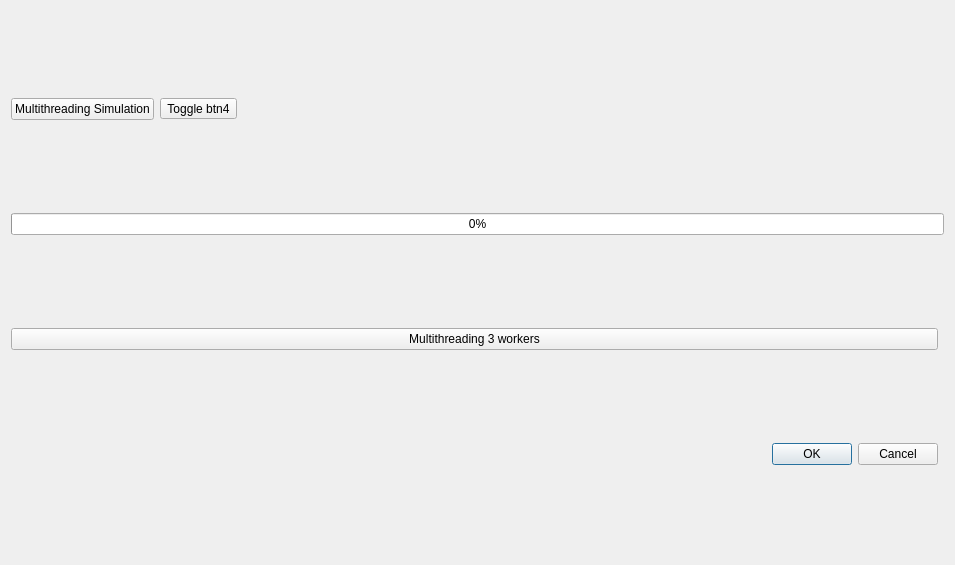
<?xml version="1.0" encoding="UTF-8"?>
<ui version="4.0">
 <class>d_multithreading</class>
 <widget class="QDialog" name="d_multithreading">
  <property name="geometry">
   <rect>
    <x>0</x>
    <y>0</y>
    <width>955</width>
    <height>565</height>
   </rect>
  </property>
  <property name="windowTitle">
   <string>Dialog</string>
  </property>
  <layout class="QGridLayout" name="gridLayout">
   <item row="4" column="0" colspan="3">
    <widget class="QProgressBar" name="m_progressBar">
     <property name="value">
      <number>0</number>
     </property>
    </widget>
   </item>
   <item row="5" column="0" colspan="2">
    <widget class="QPushButton" name="btn2">
     <property name="text">
      <string>Multithreading 3 workers</string>
     </property>
    </widget>
   </item>
   <item row="3" column="1">
    <widget class="QToolButton" name="tb1">
     <property name="text">
      <string>Toggle btn4</string>
     </property>
     <property name="checkable">
      <bool>true</bool>
     </property>
    </widget>
   </item>
   <item row="6" column="1">
    <widget class="QDialogButtonBox" name="buttonBox">
     <property name="orientation">
      <enum>Qt::Horizontal</enum>
     </property>
     <property name="standardButtons">
      <set>QDialogButtonBox::Cancel|QDialogButtonBox::Ok</set>
     </property>
    </widget>
   </item>
   <item row="3" column="0">
    <widget class="QPushButton" name="btn1">
     <property name="text">
      <string>Multithreading Simulation</string>
     </property>
    </widget>
   </item>
  </layout>
 </widget>
 <resources/>
 <connections>
  <connection>
   <sender>buttonBox</sender>
   <signal>rejected()</signal>
   <receiver>d_multithreading</receiver>
   <slot>reject()</slot>
   <hints>
    <hint type="sourcelabel">
     <x>490</x>
     <y>192</y>
    </hint>
    <hint type="destinationlabel">
     <x>286</x>
     <y>274</y>
    </hint>
   </hints>
  </connection>
  <connection>
   <sender>buttonBox</sender>
   <signal>accepted()</signal>
   <receiver>d_multithreading</receiver>
   <slot>accept()</slot>
   <hints>
    <hint type="sourcelabel">
     <x>422</x>
     <y>192</y>
    </hint>
    <hint type="destinationlabel">
     <x>157</x>
     <y>274</y>
    </hint>
   </hints>
  </connection>
  <connection>
   <sender>tb1</sender>
   <signal>toggled(bool)</signal>
   <receiver>btn1</receiver>
   <slot>setDisabled(bool)</slot>
   <hints>
    <hint type="sourcelabel">
     <x>210</x>
     <y>42</y>
    </hint>
    <hint type="destinationlabel">
     <x>135</x>
     <y>43</y>
    </hint>
   </hints>
  </connection>
 </connections>
</ui>
